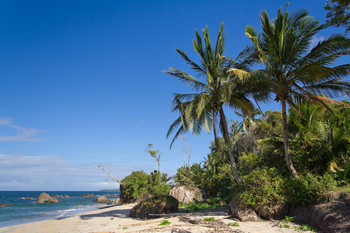
#> input picture images/beach.png, 350 x 233 px
$ python simple_thresholding.py --image images/beach.png
#> lines starting #> are read from the running program, lines starting #| are printed output that depends on the picture; after the words box and inside, x2 and y2 are one past the last pixel; in counts of white or black regions, pixels touching at a corner belong together
import numpy as np
import argparse
import cv2

ap = argparse.ArgumentParser()
ap.add_argument("-i", "--image", required = True, help = "Path to the image")
args = vars(ap.parse_args())

image = cv2.imread(args["image"])
#> image is the input picture: shape (233, 350, 3); mean B, G, R 136, 110.4, 78.6
gray_image = cv2.cvtColor(image, cv2.COLOR_BGR2GRAY)
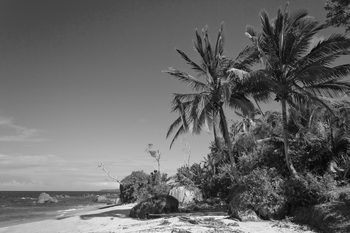
#> gray_image: shape (233, 350); min 3, max 250, mean 103.8
blurred = cv2.GaussianBlur(gray_image, (5, 5), 0)
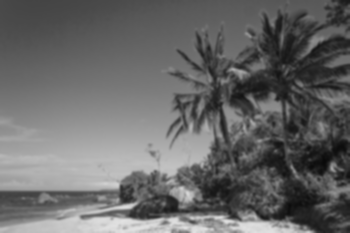
#> blurred: shape (233, 350); min 9, max 226, mean 103.8
cv2.imshow("Image", image)

(T, threshold) = cv2.threshold(blurred, 155, 255, cv2.THRESH_BINARY)
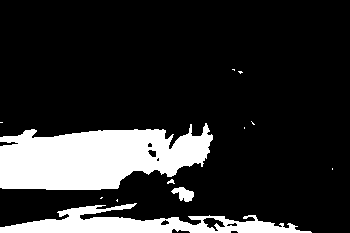
#> threshold: shape (233, 350); 17.7% white; 12 white regions (8 under 20 px), largest, box (x1, y1, x2, y2) and area: (0, 123, 213, 190) 10036, (0, 203, 312, 233) 4110, (171, 187, 194, 202) 202, (167, 179, 175, 184) 23
(T, threshold_inverse) = cv2.threshold(blurred, 155, 255, cv2.THRESH_BINARY_INV)

cv2.imshow("Coins Only", cv2.bitwise_and(image,
                                         image,
                                         mask = threshold_inverse))
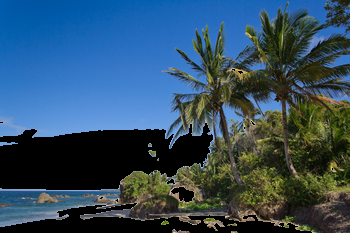
#> window 'Coins Only': shape (233, 350, 3); mean B, G, R 99.4, 77.9, 49.7
cv2.waitKey(0)

$ run again, on images/wave.png
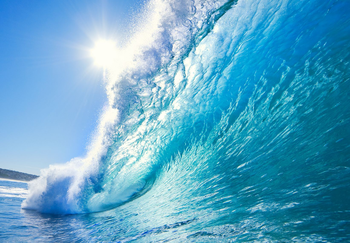
#> input picture images/wave.png, 350 x 243 px
#> image is the input picture: shape (243, 350, 3); mean B, G, R 199.1, 166.5, 93.5
#> `(T, threshold) = cv2.threshold(blurred, 155, 255, cv2.THRESH_BINARY)`:
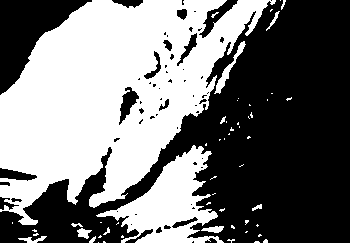
#> threshold: shape (243, 350); 46.7% white; 55 white regions (42 under 20 px), largest, box (x1, y1, x2, y2) and area: (0, 0, 276, 225) 33297, (96, 145, 224, 243) 5314, (214, 41, 246, 94) 304
#> `cv2.imshow("Coins Only", cv2.bitwise_and(image, image, mask = threshol..`:
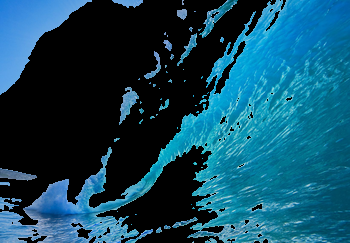
#> window 'Coins Only': shape (243, 350, 3); mean B, G, R 93.5, 71.5, 17.2
